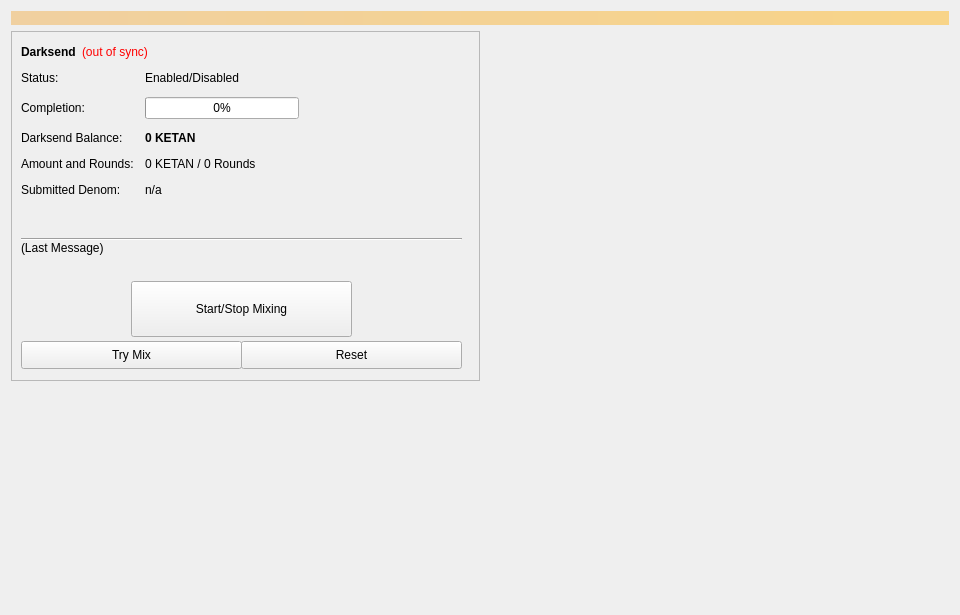
<?xml version="1.0" encoding="UTF-8"?>
<ui version="4.0">
 <class>Coinmix</class>
 <widget class="QWidget" name="Coinmix">
  <property name="geometry">
   <rect>
    <x>0</x>
    <y>0</y>
    <width>960</width>
    <height>615</height>
   </rect>
  </property>
  <property name="minimumSize">
   <size>
    <width>960</width>
    <height>0</height>
   </size>
  </property>
  <property name="windowTitle">
   <string>Form</string>
  </property>
  <layout class="QVBoxLayout" name="topLayout">
   <item>
    <widget class="QLabel" name="labelAlerts">
     <property name="visible">
      <bool>false</bool>
     </property>
     <property name="styleSheet">
      <string notr="true">background-color: qlineargradient(x1: 0, y1: 0, x2: 1, y2: 0, stop:0 #F0D0A0, stop:1 #F8D488); color:#000000;</string>
     </property>
     <property name="wordWrap">
      <bool>true</bool>
     </property>
     <property name="margin">
      <number>3</number>
     </property>
    </widget>
   </item>
   <item>
    <layout class="QHBoxLayout" name="horizontalLayout" stretch="1,1">
     <item>
      <layout class="QVBoxLayout" name="verticalLayout_2">
       <item>
        <widget class="QFrame" name="frameDarksend">
         <property name="minimumSize">
          <size>
           <width>0</width>
           <height>350</height>
          </size>
         </property>
         <property name="layoutDirection">
          <enum>Qt::LeftToRight</enum>
         </property>
         <property name="frameShape">
          <enum>QFrame::StyledPanel</enum>
         </property>
         <property name="frameShadow">
          <enum>QFrame::Raised</enum>
         </property>
         <widget class="QWidget" name="formLayoutWidget">
          <property name="geometry">
           <rect>
            <x>10</x>
            <y>40</y>
            <width>451</width>
            <height>161</height>
           </rect>
          </property>
          <layout class="QFormLayout" name="formLayout">
           <property name="fieldGrowthPolicy">
            <enum>QFormLayout::AllNonFixedFieldsGrow</enum>
           </property>
           <property name="horizontalSpacing">
            <number>11</number>
           </property>
           <property name="verticalSpacing">
            <number>12</number>
           </property>
           <item row="0" column="0">
            <widget class="QLabel" name="label_6">
             <property name="text">
              <string>Status:</string>
             </property>
            </widget>
           </item>
           <item row="1" column="0">
            <widget class="QLabel" name="label_7">
             <property name="text">
              <string>Completion:</string>
             </property>
            </widget>
           </item>
           <item row="1" column="1">
            <widget class="QProgressBar" name="DarksendProgress">
             <property name="maximumSize">
              <size>
               <width>154</width>
               <height>16777215</height>
              </size>
             </property>
             <property name="value">
              <number>0</number>
             </property>
            </widget>
           </item>
           <item row="2" column="0">
            <widget class="QLabel" name="labelAnonymizedText">
             <property name="text">
              <string>Darksend Balance:</string>
             </property>
            </widget>
           </item>
           <item row="2" column="1">
            <widget class="QLabel" name="labelAnonymized">
             <property name="font">
              <font>
               <weight>75</weight>
               <bold>true</bold>
              </font>
             </property>
             <property name="text">
              <string notr="true">0 KETAN</string>
             </property>
            </widget>
           </item>
           <item row="3" column="0">
            <widget class="QLabel" name="label_8">
             <property name="text">
              <string>Amount and Rounds:</string>
             </property>
            </widget>
           </item>
           <item row="3" column="1">
            <widget class="QLabel" name="labelAmountRounds">
             <property name="text">
              <string>0 KETAN / 0 Rounds</string>
             </property>
            </widget>
           </item>
           <item row="4" column="0">
            <widget class="QLabel" name="label_9">
             <property name="text">
              <string>Submitted Denom:</string>
             </property>
            </widget>
           </item>
           <item row="4" column="1">
            <widget class="QLabel" name="labelSubmittedDenom">
             <property name="toolTip">
              <string>The denominations you submitted to the Masternode.&lt;br&gt;To mix, other users must submit the exact same denominations.</string>
             </property>
             <property name="text">
              <string>n/a</string>
             </property>
            </widget>
           </item>
           <item row="0" column="1">
            <widget class="QLabel" name="DarksendEnabled">
             <property name="text">
              <string>Enabled/Disabled</string>
             </property>
            </widget>
           </item>
          </layout>
         </widget>
         <widget class="QPushButton" name="runAutoDenom">
          <property name="geometry">
           <rect>
            <x>251</x>
            <y>17</y>
            <width>1</width>
            <height>1</height>
           </rect>
          </property>
          <property name="palette">
           <palette>
            <active>
             <colorrole role="WindowText">
              <brush brushstyle="SolidPattern">
               <color alpha="255">
                <red>0</red>
                <green>0</green>
                <blue>0</blue>
               </color>
              </brush>
             </colorrole>
             <colorrole role="Button">
              <brush brushstyle="SolidPattern">
               <color alpha="255">
                <red>239</red>
                <green>238</green>
                <blue>238</blue>
               </color>
              </brush>
             </colorrole>
             <colorrole role="Light">
              <brush brushstyle="SolidPattern">
               <color alpha="255">
                <red>255</red>
                <green>255</green>
                <blue>255</blue>
               </color>
              </brush>
             </colorrole>
             <colorrole role="Midlight">
              <brush brushstyle="SolidPattern">
               <color alpha="255">
                <red>247</red>
                <green>246</green>
                <blue>246</blue>
               </color>
              </brush>
             </colorrole>
             <colorrole role="Dark">
              <brush brushstyle="SolidPattern">
               <color alpha="255">
                <red>119</red>
                <green>119</green>
                <blue>119</blue>
               </color>
              </brush>
             </colorrole>
             <colorrole role="Mid">
              <brush brushstyle="SolidPattern">
               <color alpha="255">
                <red>159</red>
                <green>159</green>
                <blue>159</blue>
               </color>
              </brush>
             </colorrole>
             <colorrole role="Text">
              <brush brushstyle="SolidPattern">
               <color alpha="255">
                <red>0</red>
                <green>0</green>
                <blue>0</blue>
               </color>
              </brush>
             </colorrole>
             <colorrole role="BrightText">
              <brush brushstyle="SolidPattern">
               <color alpha="255">
                <red>255</red>
                <green>255</green>
                <blue>255</blue>
               </color>
              </brush>
             </colorrole>
             <colorrole role="ButtonText">
              <brush brushstyle="SolidPattern">
               <color alpha="255">
                <red>0</red>
                <green>0</green>
                <blue>0</blue>
               </color>
              </brush>
             </colorrole>
             <colorrole role="Base">
              <brush brushstyle="SolidPattern">
               <color alpha="255">
                <red>255</red>
                <green>255</green>
                <blue>255</blue>
               </color>
              </brush>
             </colorrole>
             <colorrole role="Window">
              <brush brushstyle="SolidPattern">
               <color alpha="255">
                <red>239</red>
                <green>238</green>
                <blue>238</blue>
               </color>
              </brush>
             </colorrole>
             <colorrole role="Shadow">
              <brush brushstyle="SolidPattern">
               <color alpha="255">
                <red>0</red>
                <green>0</green>
                <blue>0</blue>
               </color>
              </brush>
             </colorrole>
             <colorrole role="AlternateBase">
              <brush brushstyle="SolidPattern">
               <color alpha="255">
                <red>247</red>
                <green>246</green>
                <blue>246</blue>
               </color>
              </brush>
             </colorrole>
             <colorrole role="ToolTipBase">
              <brush brushstyle="SolidPattern">
               <color alpha="255">
                <red>255</red>
                <green>255</green>
                <blue>220</blue>
               </color>
              </brush>
             </colorrole>
             <colorrole role="ToolTipText">
              <brush brushstyle="SolidPattern">
               <color alpha="255">
                <red>0</red>
                <green>0</green>
                <blue>0</blue>
               </color>
              </brush>
             </colorrole>
            </active>
            <inactive>
             <colorrole role="WindowText">
              <brush brushstyle="SolidPattern">
               <color alpha="255">
                <red>0</red>
                <green>0</green>
                <blue>0</blue>
               </color>
              </brush>
             </colorrole>
             <colorrole role="Button">
              <brush brushstyle="SolidPattern">
               <color alpha="255">
                <red>239</red>
                <green>238</green>
                <blue>238</blue>
               </color>
              </brush>
             </colorrole>
             <colorrole role="Light">
              <brush brushstyle="SolidPattern">
               <color alpha="255">
                <red>255</red>
                <green>255</green>
                <blue>255</blue>
               </color>
              </brush>
             </colorrole>
             <colorrole role="Midlight">
              <brush brushstyle="SolidPattern">
               <color alpha="255">
                <red>247</red>
                <green>246</green>
                <blue>246</blue>
               </color>
              </brush>
             </colorrole>
             <colorrole role="Dark">
              <brush brushstyle="SolidPattern">
               <color alpha="255">
                <red>119</red>
                <green>119</green>
                <blue>119</blue>
               </color>
              </brush>
             </colorrole>
             <colorrole role="Mid">
              <brush brushstyle="SolidPattern">
               <color alpha="255">
                <red>159</red>
                <green>159</green>
                <blue>159</blue>
               </color>
              </brush>
             </colorrole>
             <colorrole role="Text">
              <brush brushstyle="SolidPattern">
               <color alpha="255">
                <red>0</red>
                <green>0</green>
                <blue>0</blue>
               </color>
              </brush>
             </colorrole>
             <colorrole role="BrightText">
              <brush brushstyle="SolidPattern">
               <color alpha="255">
                <red>255</red>
                <green>255</green>
                <blue>255</blue>
               </color>
              </brush>
             </colorrole>
             <colorrole role="ButtonText">
              <brush brushstyle="SolidPattern">
               <color alpha="255">
                <red>0</red>
                <green>0</green>
                <blue>0</blue>
               </color>
              </brush>
             </colorrole>
             <colorrole role="Base">
              <brush brushstyle="SolidPattern">
               <color alpha="255">
                <red>255</red>
                <green>255</green>
                <blue>255</blue>
               </color>
              </brush>
             </colorrole>
             <colorrole role="Window">
              <brush brushstyle="SolidPattern">
               <color alpha="255">
                <red>239</red>
                <green>238</green>
                <blue>238</blue>
               </color>
              </brush>
             </colorrole>
             <colorrole role="Shadow">
              <brush brushstyle="SolidPattern">
               <color alpha="255">
                <red>0</red>
                <green>0</green>
                <blue>0</blue>
               </color>
              </brush>
             </colorrole>
             <colorrole role="AlternateBase">
              <brush brushstyle="SolidPattern">
               <color alpha="255">
                <red>247</red>
                <green>246</green>
                <blue>246</blue>
               </color>
              </brush>
             </colorrole>
             <colorrole role="ToolTipBase">
              <brush brushstyle="SolidPattern">
               <color alpha="255">
                <red>255</red>
                <green>255</green>
                <blue>220</blue>
               </color>
              </brush>
             </colorrole>
             <colorrole role="ToolTipText">
              <brush brushstyle="SolidPattern">
               <color alpha="255">
                <red>0</red>
                <green>0</green>
                <blue>0</blue>
               </color>
              </brush>
             </colorrole>
            </inactive>
            <disabled>
             <colorrole role="WindowText">
              <brush brushstyle="SolidPattern">
               <color alpha="255">
                <red>119</red>
                <green>119</green>
                <blue>119</blue>
               </color>
              </brush>
             </colorrole>
             <colorrole role="Button">
              <brush brushstyle="SolidPattern">
               <color alpha="255">
                <red>239</red>
                <green>238</green>
                <blue>238</blue>
               </color>
              </brush>
             </colorrole>
             <colorrole role="Light">
              <brush brushstyle="SolidPattern">
               <color alpha="255">
                <red>255</red>
                <green>255</green>
                <blue>255</blue>
               </color>
              </brush>
             </colorrole>
             <colorrole role="Midlight">
              <brush brushstyle="SolidPattern">
               <color alpha="255">
                <red>247</red>
                <green>246</green>
                <blue>246</blue>
               </color>
              </brush>
             </colorrole>
             <colorrole role="Dark">
              <brush brushstyle="SolidPattern">
               <color alpha="255">
                <red>119</red>
                <green>119</green>
                <blue>119</blue>
               </color>
              </brush>
             </colorrole>
             <colorrole role="Mid">
              <brush brushstyle="SolidPattern">
               <color alpha="255">
                <red>159</red>
                <green>159</green>
                <blue>159</blue>
               </color>
              </brush>
             </colorrole>
             <colorrole role="Text">
              <brush brushstyle="SolidPattern">
               <color alpha="255">
                <red>119</red>
                <green>119</green>
                <blue>119</blue>
               </color>
              </brush>
             </colorrole>
             <colorrole role="BrightText">
              <brush brushstyle="SolidPattern">
               <color alpha="255">
                <red>255</red>
                <green>255</green>
                <blue>255</blue>
               </color>
              </brush>
             </colorrole>
             <colorrole role="ButtonText">
              <brush brushstyle="SolidPattern">
               <color alpha="255">
                <red>119</red>
                <green>119</green>
                <blue>119</blue>
               </color>
              </brush>
             </colorrole>
             <colorrole role="Base">
              <brush brushstyle="SolidPattern">
               <color alpha="255">
                <red>239</red>
                <green>238</green>
                <blue>238</blue>
               </color>
              </brush>
             </colorrole>
             <colorrole role="Window">
              <brush brushstyle="SolidPattern">
               <color alpha="255">
                <red>239</red>
                <green>238</green>
                <blue>238</blue>
               </color>
              </brush>
             </colorrole>
             <colorrole role="Shadow">
              <brush brushstyle="SolidPattern">
               <color alpha="255">
                <red>0</red>
                <green>0</green>
                <blue>0</blue>
               </color>
              </brush>
             </colorrole>
             <colorrole role="AlternateBase">
              <brush brushstyle="SolidPattern">
               <color alpha="255">
                <red>239</red>
                <green>238</green>
                <blue>238</blue>
               </color>
              </brush>
             </colorrole>
             <colorrole role="ToolTipBase">
              <brush brushstyle="SolidPattern">
               <color alpha="255">
                <red>255</red>
                <green>255</green>
                <blue>220</blue>
               </color>
              </brush>
             </colorrole>
             <colorrole role="ToolTipText">
              <brush brushstyle="SolidPattern">
               <color alpha="255">
                <red>0</red>
                <green>0</green>
                <blue>0</blue>
               </color>
              </brush>
             </colorrole>
            </disabled>
           </palette>
          </property>
          <property name="focusPolicy">
           <enum>Qt::NoFocus</enum>
          </property>
          <property name="autoFillBackground">
           <bool>true</bool>
          </property>
          <property name="text">
           <string/>
          </property>
          <property name="flat">
           <bool>true</bool>
          </property>
         </widget>
         <widget class="QPushButton" name="toggleDarksend">
          <property name="geometry">
           <rect>
            <x>120</x>
            <y>250</y>
            <width>221</width>
            <height>56</height>
           </rect>
          </property>
          <property name="sizePolicy">
           <sizepolicy hsizetype="MinimumExpanding" vsizetype="Fixed">
            <horstretch>0</horstretch>
            <verstretch>0</verstretch>
           </sizepolicy>
          </property>
          <property name="text">
           <string>Start/Stop Mixing</string>
          </property>
         </widget>
         <widget class="Line" name="lineLastMessage">
          <property name="geometry">
           <rect>
            <x>10</x>
            <y>200</y>
            <width>441</width>
            <height>16</height>
           </rect>
          </property>
          <property name="orientation">
           <enum>Qt::Horizontal</enum>
          </property>
         </widget>
         <widget class="QLabel" name="DarksendStatus">
          <property name="geometry">
           <rect>
            <x>10</x>
            <y>210</y>
            <width>451</width>
            <height>43</height>
           </rect>
          </property>
          <property name="minimumSize">
           <size>
            <width>288</width>
            <height>43</height>
           </size>
          </property>
          <property name="text">
           <string>(Last Message)</string>
          </property>
          <property name="alignment">
           <set>Qt::AlignLeading|Qt::AlignLeft|Qt::AlignTop</set>
          </property>
          <property name="wordWrap">
           <bool>true</bool>
          </property>
         </widget>
         <widget class="QPushButton" name="DarksendAuto">
          <property name="geometry">
           <rect>
            <x>10</x>
            <y>310</y>
            <width>221</width>
            <height>28</height>
           </rect>
          </property>
          <property name="sizePolicy">
           <sizepolicy hsizetype="MinimumExpanding" vsizetype="Fixed">
            <horstretch>0</horstretch>
            <verstretch>0</verstretch>
           </sizepolicy>
          </property>
          <property name="toolTip">
           <string>Try to manually submit a Darksend request.</string>
          </property>
          <property name="text">
           <string>Try Mix</string>
          </property>
         </widget>
         <widget class="QPushButton" name="DarksendReset">
          <property name="geometry">
           <rect>
            <x>230</x>
            <y>310</y>
            <width>221</width>
            <height>28</height>
           </rect>
          </property>
          <property name="sizePolicy">
           <sizepolicy hsizetype="MinimumExpanding" vsizetype="Fixed">
            <horstretch>0</horstretch>
            <verstretch>0</verstretch>
           </sizepolicy>
          </property>
          <property name="toolTip">
           <string>Reset the current status of Darksend (can interrupt Darksend if it's in the process of Mixing, which can cost you money!)</string>
          </property>
          <property name="autoFillBackground">
           <bool>false</bool>
          </property>
          <property name="text">
           <string>Reset</string>
          </property>
         </widget>
         <widget class="QWidget" name="layoutWidget">
          <property name="geometry">
           <rect>
            <x>10</x>
            <y>10</y>
            <width>431</width>
            <height>22</height>
           </rect>
          </property>
          <layout class="QHBoxLayout" name="horizontalLayout_5">
           <item>
            <widget class="QLabel" name="label_2">
             <property name="font">
              <font>
               <weight>75</weight>
               <bold>true</bold>
              </font>
             </property>
             <property name="text">
              <string>Darksend</string>
             </property>
            </widget>
           </item>
           <item>
            <widget class="QLabel" name="labelDarksendSyncStatus">
             <property name="toolTip">
              <string>The displayed information may be out of date. Your wallet automatically synchronizes with the KETAN network after a connection is established, but this process has not completed yet.</string>
             </property>
             <property name="styleSheet">
              <string notr="true">QLabel { color: red; }</string>
             </property>
             <property name="text">
              <string notr="true">(out of sync)</string>
             </property>
             <property name="alignment">
              <set>Qt::AlignLeading|Qt::AlignLeft|Qt::AlignVCenter</set>
             </property>
            </widget>
           </item>
           <item>
            <spacer name="horizontalSpacer_4">
             <property name="orientation">
              <enum>Qt::Horizontal</enum>
             </property>
             <property name="sizeHint" stdset="0">
              <size>
               <width>40</width>
               <height>20</height>
              </size>
             </property>
            </spacer>
           </item>
          </layout>
         </widget>
        </widget>
       </item>
       <item>
        <spacer name="verticalSpacer">
         <property name="orientation">
          <enum>Qt::Vertical</enum>
         </property>
         <property name="sizeHint" stdset="0">
          <size>
           <width>20</width>
           <height>40</height>
          </size>
         </property>
        </spacer>
       </item>
      </layout>
     </item>
     <item>
      <layout class="QVBoxLayout" name="verticalLayout_3">
       <item>
        <spacer name="verticalSpacer_2">
         <property name="orientation">
          <enum>Qt::Vertical</enum>
         </property>
         <property name="sizeType">
          <enum>QSizePolicy::Expanding</enum>
         </property>
         <property name="sizeHint" stdset="0">
          <size>
           <width>20</width>
           <height>40</height>
          </size>
         </property>
        </spacer>
       </item>
      </layout>
     </item>
    </layout>
   </item>
  </layout>
 </widget>
 <resources/>
 <connections/>
</ui>
